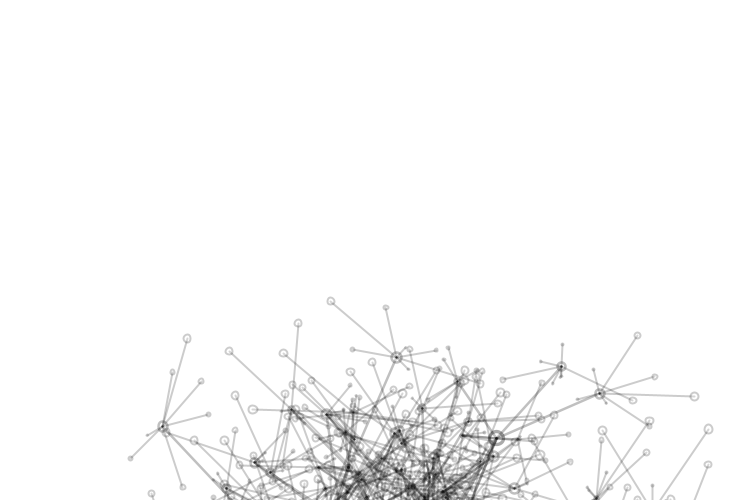
Frame 1 (no input)
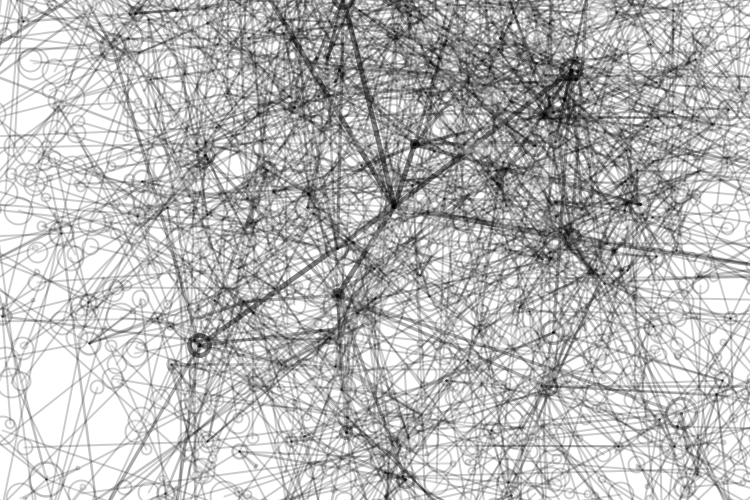
Frame 60 (the mouse pressed at the canvas centre just before this capture)
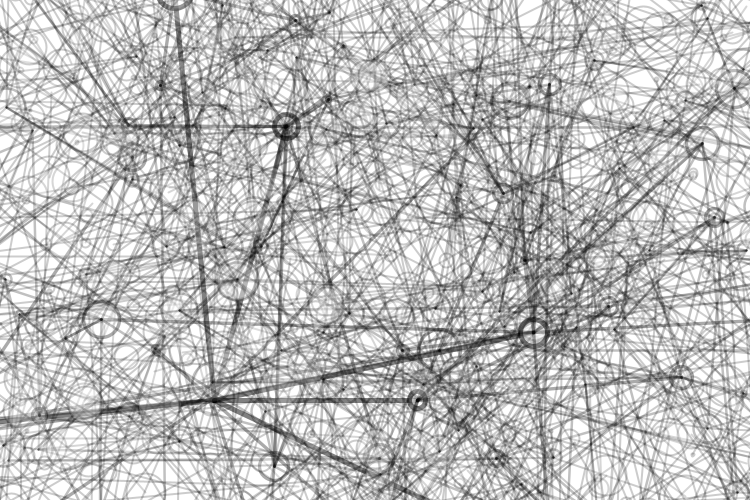
Frame 120 (the mouse held since frame 60 and released just before this capture)

The Processing sketch that drew these frames (run headless with seeded random() and noise(); from frame 60 on, the mouse is pressed at the canvas centre):

// Processing sketch: Listing_8_3
// ── Listing_8_3.pde
int _numChildren = 7;
int _maxLevels = 5;
Branch _trunk;
void setup() {
  size(750, 500);
  background(255);
  noFill();
  smooth();
  newTree();
}
void newTree() {
  _trunk = new Branch(1, 0, width/2, height/2);
  _trunk.drawMe();
}
void draw() {
  background(255);
  _trunk.updateMe(width/2, height/2);
  _trunk.drawMe();
}
class Branch {
  float level, index;
  float x, y;
  float endx, endy;

  float strokeW, alph;
  float len, lenChange;
  float rot, rotChange;
  Branch[] children
    = new Branch[0];

  Branch(float lev, float ind, float ex, float why) {
    level
      = lev;
    index
      = ind;

    strokeW
      = (1/level)
      * 10;
    alph
      = 255
      / level;
    len
      = (1/level)
      * random(500);
    rot
      = random(360);
    lenChange
      = random(10)
      - 5;
    rotChange
      = random(10)
      - 5;
    updateMe(ex, why);

    if (level
      < _maxLevels) {
      children
        = new Branch[_numChildren];
      for (int x=0; x<_numChildren; x++) {
        children[x]
          = new Branch(level+1, x, endx, endy);
      }
    }
  }

  void updateMe(float ex, float why) {

    x
      = ex;

    y
      = why;

    rot += rotChange;
    if (rot
      > 360)
    { 
      rot
        = 0;
    } else if (rot
      < 0)
    { 
      rot
        = 360;
    }

    len -= lenChange;
    if (len
      < 0)
    { 
      lenChange *= -1;
    } else if (len
      > 500)
    { 
      lenChange *= -1;
    }

    float radian
      = radians(rot);
    endx
      =
      x
      + (len
      * cos(radian));
    endy
      =
      y
      + (len
      * sin(radian));
    for (int i=0; i<children.length; i++)
      //(Listing 8.3 continued)
        children[i].updateMe(endx, endy);
  }


void drawMe() {
  if(level > 1){
  strokeWeight(strokeW);
  stroke(0, alph);
  fill(255, alph);
  line(x, y, endx, endy);
  ellipse(endx, endy, len/12, len/12);
}
for (int i=0; i<children.length; i++) {
  children[i].drawMe();
}
}
}
